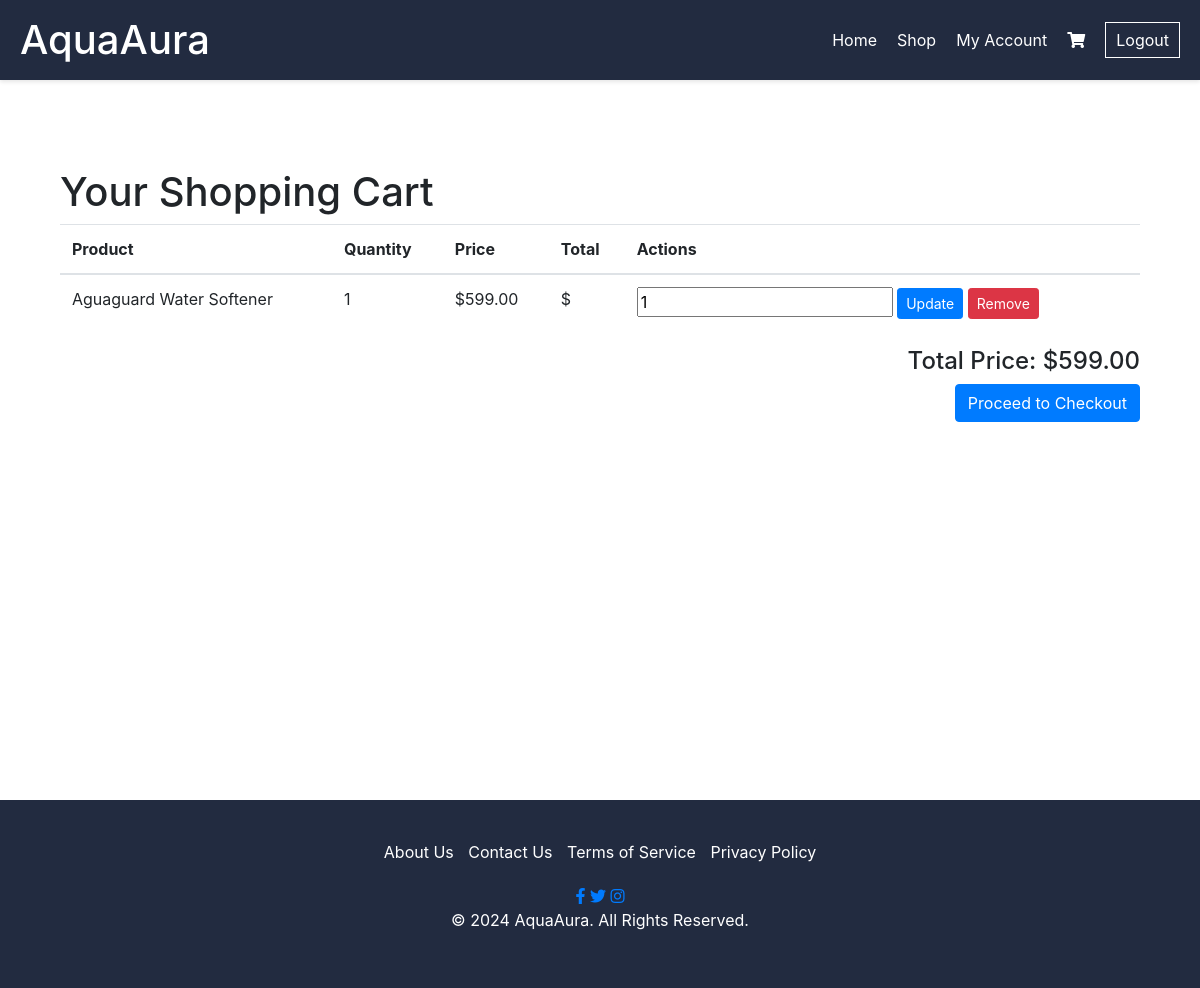
Page /cart/ (signed in) on the earlier database version.
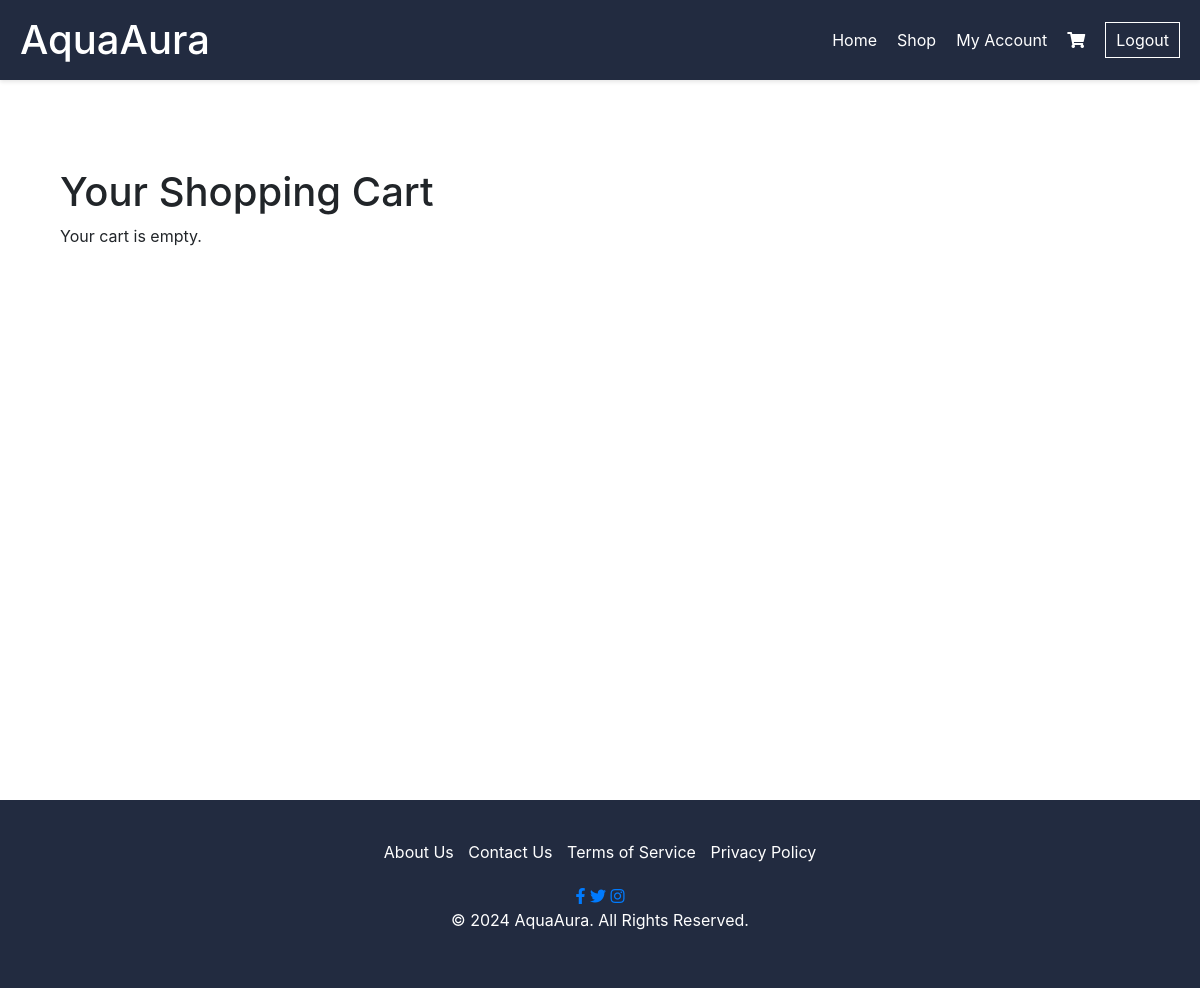
Same page on the later database version.
### ecommerce_app/models.py (models this page shows, shortened)
class CartItem(models.Model):
    user = models.ForeignKey(User, on_delete=models.CASCADE)
    product = models.ForeignKey(Product, on_delete=models.CASCADE)
    quantity = models.IntegerField(default=1)
    created_at = models.DateTimeField(auto_now_add=True)

class Product(models.Model):
    title = models.CharField(max_length=255)
    description = models.TextField()
    price = models.DecimalField(max_digits=10, decimal_places=2)
    quantity_available = models.PositiveIntegerField()
    image = models.ImageField(upload_to='product_images/', blank=True, null=True)
    category = models.ForeignKey(Category, on_delete=models.SET_NULL, null=True, blank=True)
    created_at = models.DateTimeField(auto_now_add=True)
    updated_at = models.DateTimeField(auto_now=True)

### ecommerce_app/views.py (the view)
# urls.py: path('cart/', view_cart, name='view_cart'),
@login_required
def view_cart(request):
    cart_items = CartItem.objects.filter(user=request.user)
    total_price = sum(item.product.price * item.quantity for item in cart_items)
    return render(request, 'cart.html', {'cart_items': cart_items, 'total_price': total_price})

### templates/cart.html (shortened to what this page needs)
{% extends 'base.html' %}
{% block content %}
<div class="container mt-5">
    <h1>Your Shopping Cart</h1>
    {% if cart_items %}
    <table class="table">
        <thead>
            <tr>
                <th>Product</th>
                <th>Quantity</th>
                <th>Price</th>
                <th>Total</th>
                <th>Actions</th>
            </tr>
        </thead>
        <tbody>
            {% for item in cart_items %}
            <tr>
                <td>{{ item.product.title }}</td>
                <td>{{ item.quantity }}</td>
                <td>${{ item.product.price }}</td>
                <td>${{ item.total }}</td>
                <td>
                    <form action="{% url 'update_cart' item.product.id %}" method="post" class="d-inline">
                        <input type="number" name="quantity" value="{{ item.quantity }}" min="1">
                        <button type="submit" class="btn btn-sm btn-primary">Update</button>
                    </form>
                    <form id="remove-form-{{ item.product.id }}" action="{% url 'remove_from_cart' item.product.id %}" method="post" class="d-inline">
                        <button type="submit" class="btn btn-sm btn-danger">Remove</button>
                    </form>
                </td>
            </tr>
            {% endfor %}
        </tbody>
    </table>
    <div class="text-right">
        <h4>Total Price: ${{ total_price }}</h4>
        <a href="{% url 'select_address' %}" class="btn btn-primary">Proceed to Checkout</a>
    </div>
    {% else %}
    <p>Your cart is empty.</p>
    {% endif %}
</div>
{% endblock %}

Differences in the rows shown:
removed CartItem: product "Aguaguard Water Softener", quantity "1", product.price "599.00"
Other differences:
{{ total_price }}: "599.00" → (not shown)
text no longer shown: "Product Quantity Price Total Actions Total Price: $ Proceed to Checkout"
text now shown: "Your cart is empty."
